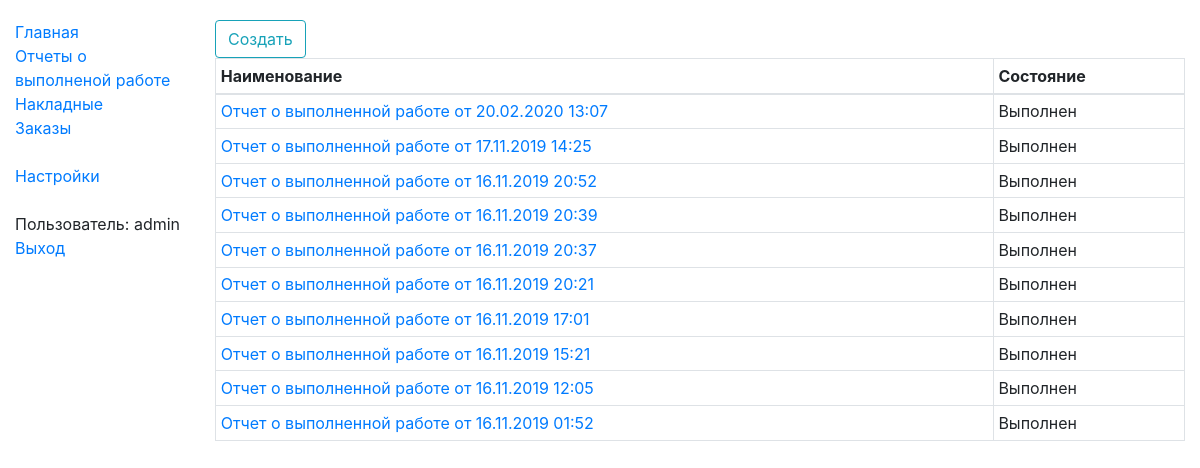
Page /mnf/shift_result/ (signed in) on the earlier database version.
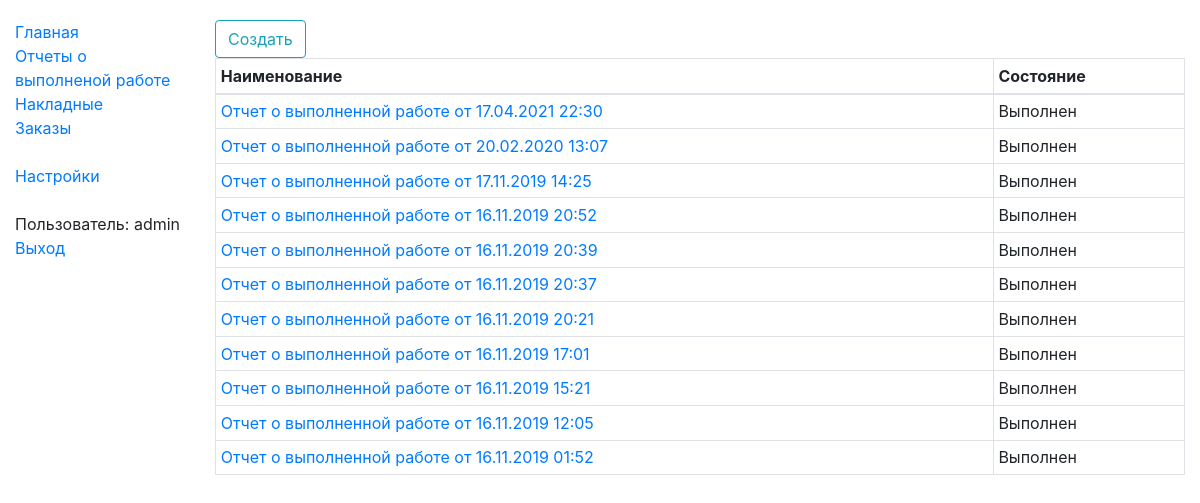
Same page on the later database version.
### mnf/shift/shiftResultModels.py (models this page shows, shortened)
class MnfShiftResult(models.Model):
    STATE_REGISTERING = "100"
    STATE_DONE = "300"
    s_state_choices = ((STATE_REGISTERING, "Оформляется"), (STATE_DONE, "Выполнен"))
    d_create_date = models.DateTimeField("Дата содания", db_index=True)
    s_state = models.CharField("Состояние", max_length=3, choices=s_state_choices, null=False)
    id_act = models.ForeignKey('stocks.StkAct', on_delete=models.PROTECT, null=True, blank=True, verbose_name="Расходная накладная")
    id_act_in = models.ForeignKey('stocks.StkAct', on_delete=models.PROTECT, null=True, blank=True, verbose_name="Приходная накладная", related_name='+')
    class Meta:
        verbose_name = "Отчет о выполненной работе"
        verbose_name_plural = "Отчеты о выполненной работе"
    def get_absolute_url(self):
        return reverse('mnf_shift_result-detail', args=[str(self.id)])
    def get_head_line(self):
        return "Отчет о выполненной работе от " + localtime(self.d_create_date).strftime('%d.%m.%Y %H:%M')

### mnf/shift/shiftResultViews.py (the view)
# urls.py: path('shift_result/', shiftResultViews.MnfShiftResultListView.as_view(), name='mnf_shift_results'),
class MnfShiftResultListView(LoginRequiredMixin, generic.ListView):
    model = MnfShiftResult
    template_name = 'mnf/shift/mnf_shift_result_list.html'
    paginate_by = 100
    def get_queryset(self):
        return MnfShiftResult.objects.all().order_by("-d_create_date")

### templates/mnf/shift/mnf_shift_result_list.html (shortened to what this page needs)
{% extends "base_generic_content.html" %}
{% block content %}
    <div class="btn-group" role="group" aria-label="Панель интструментов">
        <a class="btn btn-outline-info" href="{% url "mnf_shift_results_new" %}" role="button">Создать</a>
    </div>
    <table class="table table-hover table-bordered table-sm">
        <thead>
            <tr>
                <th>Наименование</th>
                <th>Состояние</th>
            </tr>
        </thead>
        <tbody>
        {% if object_list %}
            {% for object in object_list %}
                <tr class="grid-row" data-id="{{ object.id }}">
                    <td><a href="{{ object.get_absolute_url }}">{{ object.get_head_line }}</a></td>
                    <td {% if object.s_state != "300" %}class="table-warning"{% endif %}>{{ object.get_s_state_display}}</td>
                </tr>
            {% endfor %}
        {% endif %}
        </tbody>
    </table>
{% endblock %}

Differences in the rows shown:
added MnfShiftResult: get_head_line "Отчет о выполненной работе от 17.04.2021 22:30", s_state "Выполнен"
